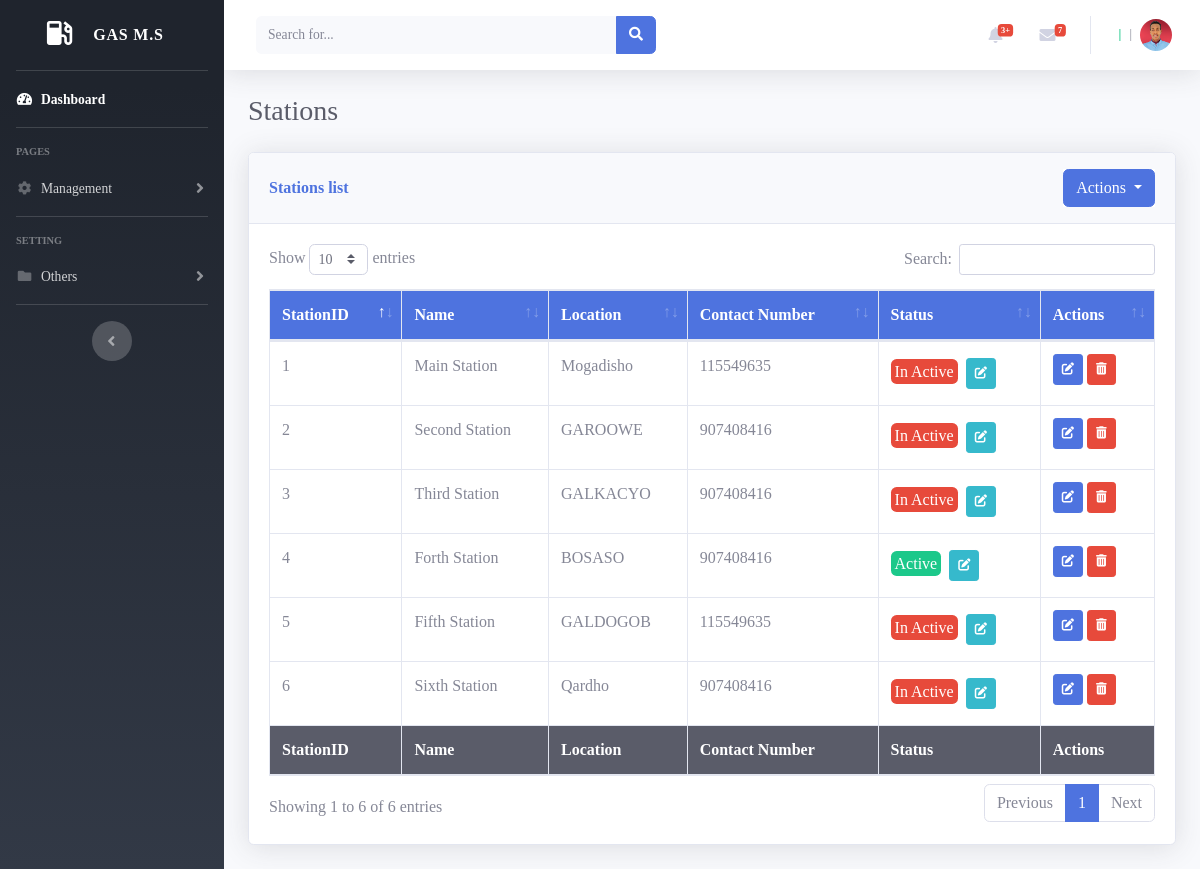
Before: /stations.php (signed in) with the older database file.
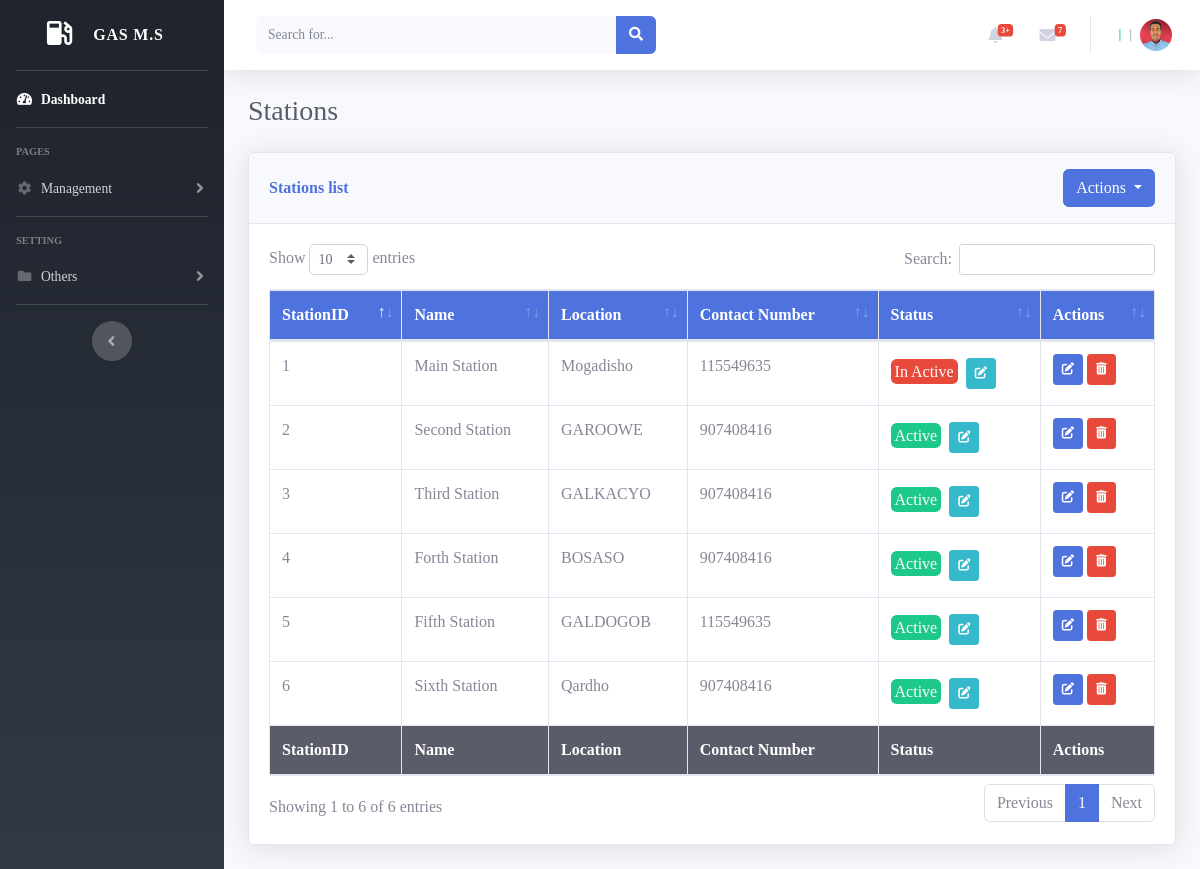
After: the same page with the newer database file.
### tables this page shows
CREATE TABLE `stations` (
  `StationID` int NOT NULL,
  `Name` char(255) DEFAULT NULL,
  `Location` char(255) DEFAULT NULL,
  `ContactNumber` char(255) DEFAULT NULL,
  `status` varchar(255) NOT NULL DEFAULT '0'
);

### includes/dbManager.php (called while the page is built, shortened)
<?php
function getConnection(
    $host = "localhost",
    $user = "root",
    $password = "",
    $databasename = "fms"
) {
    $conn = new mysqli($host, $user, $password, $databasename);
    return $conn;
}
function getStations()
{
    $conn = getConnection();
    $result = $conn->query("SELECT * FROM Stations");
    $rows = $result->fetch_all(MYSQLI_ASSOC);
    return $rows;
}
?>

### stations.php (the view, shortened to what the changed rows need)
<?php
include("view/partials/head.php");
include("includes/dbManager.php");
?>
<body id="page-top">
    <div id="wrapper">
        <div id="content-wrapper" class="d-flex flex-column">
            <div id="content">
                <div
                    class="d-sm-flex align-items-center justify-content-between mb-4">
                    <h1 class="h3 mb-0 text-gray-800">Stations</h1>
                </div>
                <div class="card shadow mb-4">
                    <div class="card-body">
                        <div class="table-responsive">
                            <table class="table table-bordered" id="dataTable" width="100%" cellspacing="0">
                                <thead class="bg-primary text-white">
                                    <tr>
                                        <th>StationID</th>
                                        <th>Name</th>
                                        <th>Location </th>
                                        <th>Contact Number</th>
                                        <th>Status</th>
                                        <th>Actions</th>
                                    </tr>
                                </thead>
                                <tfoot class="bg-gray-800 text-white">
                                    <tr>
                                        <th>StationID</th>
                                        <th>Name</th>
                                        <th>Location </th>
                                        <th>Contact Number</th>
                                        <th>Status</th>
                                        <th>Actions</th>
                                    </tr>
                                </tfoot>
                                <tbody>
                                    <?php
                                    $stations = getStations();
                                    foreach ($stations as $station) {
                                    ?>
                                        <tr>
                                            <td class="StationID"><?php echo $station['StationID']; ?></td>
                                            <td><?php echo $station['Name']; ?></td>
                                            <td><?php echo $station['Location']; ?></td>
                                            <td><?php echo $station['ContactNumber']; ?></td>
                                            <td>
                                                <?php
                                                if ($station['status'] == 0) {
                                                    echo '<span  class="bg-danger text-white p-1 rounded">In Active</span> ';
                                                }
                                                if ($station['status'] == 1) {
                                                    echo '<span  class="bg-success text-white p-1 border-0 rounded">Active</span>';
                                                }
                                                ?>
                                                <button class="btn btn-info btn-sm updateStationStatus m-1" data-toggle="modal" data-target=".bd-updateStationStatus-modal-lg">
                                                    <i class="fa-solid fa-pen-to-square fa-sm"></i></button>
                                            </td>
                                            <td><button class="btn btn-primary btn-sm updateStation">
                                                    <i class="fa-solid fa-pen-to-square fa-sm"></i></button>
                                                <button class="btn btn-danger btn-sm deleteStation">
                                                    <i class="fa-solid fa-trash-can fa-sm"></i></button>
                                            </td>
                                        </tr>
                                    <?php } ?>
                                </tbody>
                            </table>
                        </div>
                    </div>
                </div>
            </div>
        </div>
    </div>
</body>
</html>

Changed rows visible on the page:
changed stations "Second Station": status "In Active" → "Active"
changed stations "Third Station": status "In Active" → "Active"
changed stations "Fifth Station": status "In Active" → "Active"
changed stations "Sixth Station": status "In Active" → "Active"
